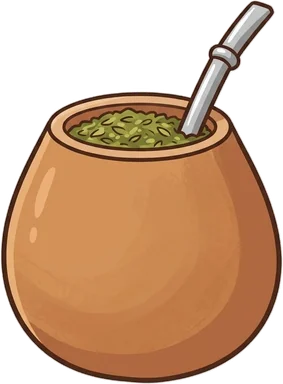
#> input picture assets/images/onboarding/mate.webp, 283 x 384 px, given in place of mate.png, which was not available
$ python mateB-sprites.py
#> lines starting #> are read from the running program, lines starting #| are printed output that depends on the picture; after the words box and inside, x2 and y2 are one past the last pixel; in counts of white or black regions, pixels touching at a corner belong together
# Version B of the Argentinian with a mate (pancho/ar-mateB, 2026-11-07): the ORIGINAL drawing (pancho/ar-arm),
# holding the mate and the thermos of the app's mate picture (public/pancho/mate.png) with his own hands:
# the objects are rebuilt whole (the app's paws removed), laid over his body, and his own fist / paw redrawn on top.
import numpy as np, os, sys
from PIL import Image, ImageDraw, ImageFilter
S = sys.argv[1] if len(sys.argv) > 1 else None  # optional folder for check images
app = Image.open('public/pancho/mate.png').convert('RGBA'); A = np.asarray(app).astype(float); AH, AW = A.shape[:2]
#> further down, app is the input picture: PIL image 283x384 RGBA; mean R, G, B, A 128.9, 92.1, 62.8, 163.6
#> after `AH, AW = A.shape[:2]`: AH = 384; AW = 283
def poly_mask(size, pts, blur=0):
#> called with size = (283, 384), blur = 0
    m = Image.new('L', size, 0); ImageDraw.Draw(m).polygon(pts, fill=255)
#> after `m = Image.new('L', size, 0)`: m: PIL image 283x384 L; every value is 0
    if blur: m = m.filter(ImageFilter.GaussianBlur(blur))
    return np.asarray(m).astype(float) / 255
#> returned value: shape (384, 283) float64; every value is 0

# --- the gourd: right half is clean, the app's paw hides the left half -> mirror it
CX = 262
gourd_r = [(268, 420), (330, 424), (352, 440), (362, 458), (375, 500), (378, 550), (364, 602), (334, 634), (290, 650), (262, 653)]
gourd = gourd_r + [(2 * CX - x, y) for x, y in reversed(gourd_r)]
straw = [(283, 446), (284, 420), (318, 352), (345, 345), (354, 358), (303, 448)]
paw_g = [(122, 498), (150, 494), (205, 500), (238, 518), (246, 560), (240, 625), (220, 650), (160, 648), (124, 615), (118, 560)]
G = A.copy()
pm = poly_mask((AW, AH), paw_g) > 0
for y, x in zip(*np.nonzero(pm)):
    mx = 2 * CX - x
    if 0 <= mx < AW: G[y, x] = A[y, mx]
#> this loop made 0 passes
ga = np.maximum(poly_mask((AW, AH), gourd, 0.8), poly_mask((AW, AH), straw, 0.8))
inner = np.asarray(Image.fromarray((ga * 255).astype('uint8')).filter(ImageFilter.MinFilter(25))).astype(float) / 255
furry = (G[..., 1] > 100) & (G[..., 0] > 165) & (G[..., 0] - G[..., 2] > 60)  # light orange fur, not the darker gourd
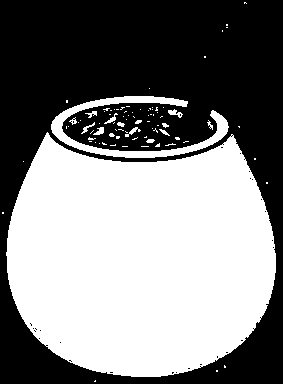
#> furry: shape (384, 283) bool; 50.5% white; 28 black regions (27 under 20 px), largest, box (x1, y1, x2, y2) and area: (0, 0, 283, 384) 53770
ga = np.where(furry & (inner < 0.5), 0, ga)
G[..., 3] = np.minimum(ga * 255, 255)
gimg = Image.fromarray(G.astype('uint8')).crop((140, 340, 390, 660))

# --- the thermos: fill the app's paw by carrying each column down the cylinder (its shading runs along it)
therm = [(470, 452), (500, 445), (560, 447), (598, 460), (600, 530), (606, 572), (640, 576), (650, 596), (644, 700), (636, 745), (614, 752), (600, 760), (560, 775), (520, 790), (470, 808), (445, 808), (414, 795), (420, 700), (442, 560), (450, 500)]
paw_t = [(512, 606), (545, 600), (604, 600), (612, 640), (610, 724), (560, 732), (516, 726), (508, 690)]
T = A.copy(); tm = poly_mask((AW, AH), therm) > 0.5; pt = poly_mask((AW, AH), paw_t) > 0
for x in range(500, 615):
#> (the run stopped early here; a loop or call above may not have finished)

$ run again, with assets/images/onboarding/book.webp copied over assets/images/onboarding/mate.webp
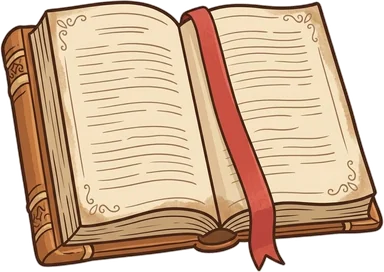
#> input picture assets/images/onboarding/book.webp, 384 x 272 px, given in place of mate.png, which was not available
#> app is the input picture: PIL image 384x272 RGBA; mean R, G, B, A 176.2, 148.6, 122.5, 204
#> m: PIL image 384x272 L; every value is 0
#> `furry = (G[..., 1] > 100) & (G[..., 0] > 165) & (G[..., 0] - G[..., 2]..`:
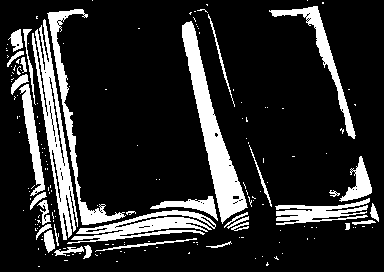
#> furry: shape (272, 384) bool; 17.1% white; 176 white regions (143 under 20 px), largest, box (x1, y1, x2, y2) and area: (182, 21, 248, 224) 3602, (32, 19, 78, 240) 2895, (67, 210, 216, 244) 2028
#> gimg: PIL image 250x320 RGBA; every value is 0

$ run again, with assets/images/onboarding/chat.webp copied over assets/images/onboarding/mate.webp
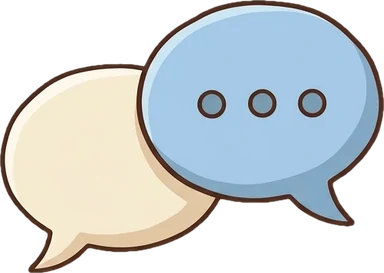
#> input picture assets/images/onboarding/chat.webp, 384 x 273 px, given in place of mate.png, which was not available
#> app is the input picture: PIL image 384x273 RGBA; mean R, G, B, A 121.6, 127.9, 129.9, 165.6
#> m: PIL image 384x273 L; every value is 0
#> `furry = (G[..., 1] > 100) & (G[..., 0] > 165) & (G[..., 0] - G[..., 2]..`:
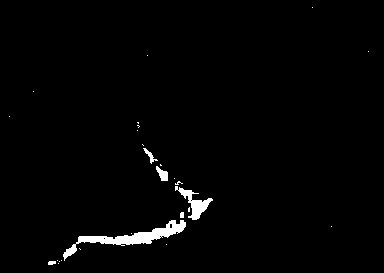
#> furry: shape (273, 384) bool; 1.7% white; 27 white regions (21 under 20 px), largest, box (x1, y1, x2, y2) and area: (63, 220, 186, 261) 1099, (175, 186, 213, 220) 411, (156, 166, 168, 181) 104, (143, 148, 158, 164) 67, (48, 261, 56, 265) 28, (180, 212, 184, 218) 23
#> gimg: PIL image 250x320 RGBA; every value is 0
